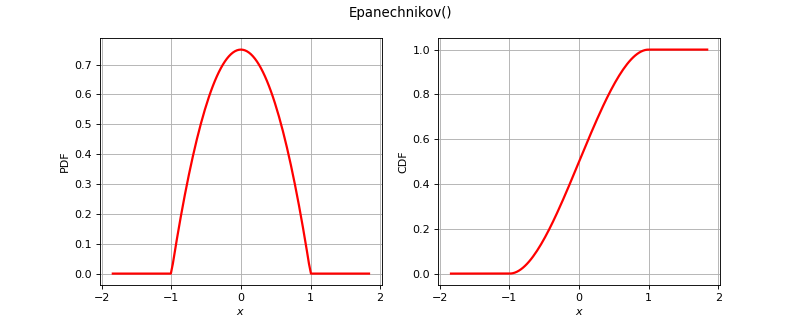

Source code (Python):
import openturns as ot
from matplotlib import pyplot as plt
from openturns.viewer import View
title = None
if ot.Epanechnikov().__class__.__name__ == 'Bernoulli':
    distribution = ot.Bernoulli(0.7)
elif ot.Epanechnikov().__class__.__name__ == 'Binomial':
    distribution = ot.Binomial(5, 0.2)
elif ot.Epanechnikov().__class__.__name__ == 'Hypergeometric':
    distribution = ot.Hypergeometric(10, 4, 7)
elif ot.Epanechnikov().__class__.__name__ == 'CumulativeDistributionNetwork':
    coll = [ot.Normal(2),ot.Dirichlet([0.5, 1.0, 1.5])]
    distribution = ot.CumulativeDistributionNetwork(coll, ot.BipartiteGraph([[0,1], [0,1]]))
elif ot.Epanechnikov().__class__.__name__ == 'Histogram':
    distribution = ot.Histogram([-1.0, 0.5, 1.0, 2.0], [0.45, 0.4, 0.15])
elif ot.Epanechnikov().__class__.__name__ == 'KernelMixture':
    kernel = ot.Uniform()
    sample = ot.Normal().getSample(5)
    bandwith = [1.0]
    distribution = ot.KernelMixture(kernel, bandwith, sample)
elif ot.Epanechnikov().__class__.__name__ == 'MaximumDistribution':
    coll = [ot.Uniform(2.5, 3.5), ot.LogUniform(1.0, 1.2), ot.Triangular(2.0, 3.0, 4.0)]
    distribution = ot.MaximumDistribution(coll)
elif ot.Epanechnikov().__class__.__name__ == 'Multinomial':
    distribution = ot.Multinomial(5, [0.2])
elif ot.Epanechnikov().__class__.__name__ == 'RandomMixture':
    coll = [ot.Triangular(0.0, 1.0, 5.0), ot.Uniform(-2.0, 2.0)]
    weights = [0.8, 0.2]
    cst = 3.0
    distribution = ot.RandomMixture(coll, weights, cst)
elif ot.Epanechnikov().__class__.__name__ == 'TruncatedDistribution':
    distribution = ot.TruncatedDistribution(ot.Normal(2.0, 1.5), 1.0, 4.0)
elif ot.Epanechnikov().__class__.__name__ == 'UserDefined':
    distribution = ot.UserDefined([[1.0], [2.0], [3.0]], [0.4, 0.5, 1.0])
elif ot.Epanechnikov().__class__.__name__ == 'ZipfMandelbrot':
    distribution = ot.ZipfMandelbrot(10, 2.5, 0.3)
elif ot.Epanechnikov().__class__.__name__ == 'Normal':
    cov = ot.CovarianceMatrix([[1.0, -0.5], [-0.5, 1.0]])
    distribution = ot.Normal([0.0, 0.0], cov)
    title = "Normal dist. with correlation coefficient {}".format(cov[0, 1])
else:
    distribution = ot.Epanechnikov()

dimension = distribution.getDimension()
if title is None:
    title = str(distribution)[:100].split('\n')[0]
if dimension == 1:
    distribution.setDescription(['$x$'])
    pdf_graph = distribution.drawPDF()
    cdf_graph = distribution.drawCDF()
    fig = plt.figure(figsize=(10, 4))
    pdf_axis = fig.add_subplot(121)
    cdf_axis = fig.add_subplot(122)
    View(pdf_graph, figure=fig, axes=[pdf_axis], add_legend=False)
    View(cdf_graph, figure=fig, axes=[cdf_axis], add_legend=False)
    fig.suptitle(title)
elif dimension == 2:
    grid = ot.GridLayout(1, 2)
    pdf_graph = distribution.drawPDF()
    pdf_graph.setLegends([''])
    cdf_graph = distribution.drawCDF()
    cdf_graph.setLegends([''])
    grid.setGraph(0, 0, pdf_graph)
    grid.setGraph(0, 1, cdf_graph)
    grid.setTitle(title)
    fig = View(grid).getFigure()
    fig.axes[0].set_title('PDF')
    fig.axes[1].set_title('CDF')
